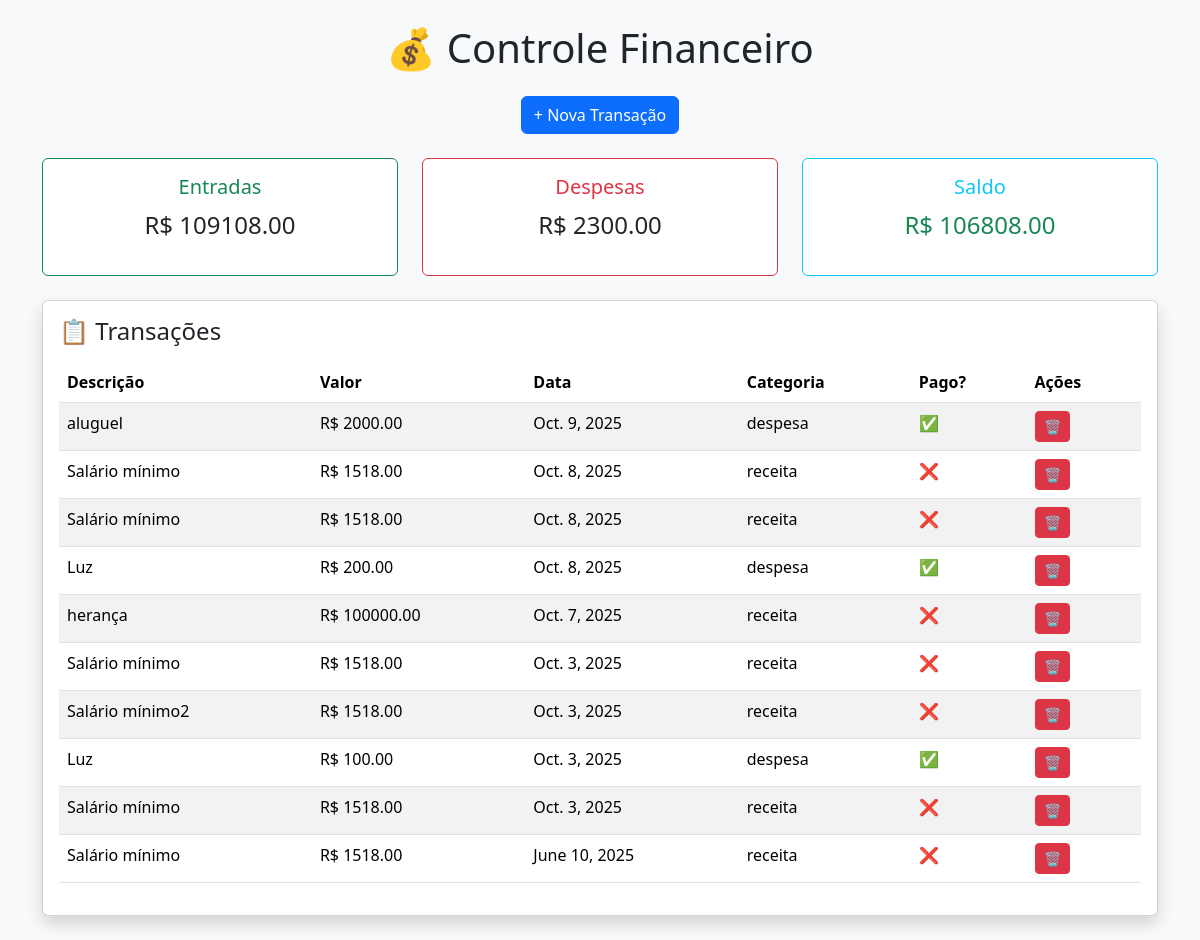
Before: / with the older database file.
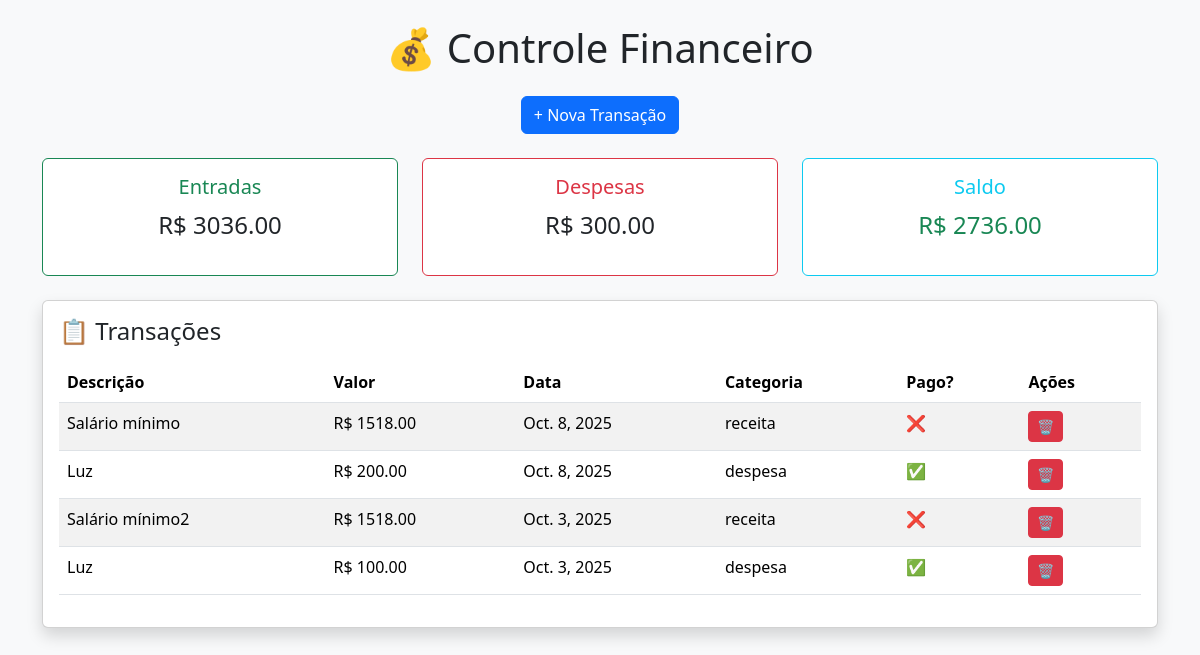
After: the same page with the newer database file.
### finance/models.py (models this page shows, shortened)
class Transacao(models.Model): #models.Model herda da classe Model do Django
    CATEGORIAS = [
        ('receita', 'Receita'),
        ('despesa', 'Despesa'),
    ]
    descricao = models.CharField(max_length=100) #CharField é um campo de texto com tamanho máximo definido
    valor = models.DecimalField(max_digits=10, decimal_places=2)
    data = models.DateField()
    categoria = models.CharField(max_length=20, choices=CATEGORIAS)
    pago = models.BooleanField(default=False) #BooleanField é um campo que armazena valores True ou False

### core/views.py (the view)
# urls.py: 2. Add a URL to urlpatterns:  path('', views.home, name='home')
def home(request):
    transacao = Transacao.objects.all().order_by('-data') #ordena da data mais recente para a mais antiga
    total_entradas = sum(
        t.valor for t in transacao
        if t.categoria.lower() == 'receita'
        )
    total_despesas = sum(
        t.valor for t in transacao
        if t.categoria.lower() == 'despesa'
        )
    saldo = total_entradas - total_despesas
    return render(request, "finance/home.html", {
        "transacao": transacao,
        "total_entradas": total_entradas,
        "total_despesas": total_despesas,
        "saldo": saldo
        }) #ajustar para exibir transações, entradas, despesas e saldo

### finance/templates/finance/home.html (shortened to what this page needs)
{% load static %}
<!DOCTYPE html>
<html lang="pt-BR">
<head>
  <link href="https://cdn.jsdelivr.net/npm/bootstrap@5.3.3/dist/css/bootstrap.min.css" rel="stylesheet">
</head>
<body class="bg-light p-4">
  <div class="container">
    <div class="text-center mb-4">
      <h1>💰 Controle Financeiro</h1>
      <a href="{% url 'nova_transacao' %}" class="btn btn-primary mt-3">+ Nova Transação</a>
    </div>
    <div class="row text-center mb-4">
      <div class="col-md-4">
        <div class="card border-success">
          <div class="card-body">
            <h5 class="card-title text-success">Entradas</h5>
            <p class="fs-4">R$ {{ total_entradas|floatformat:2 }}</p>
          </div>
        </div>
      </div>
      <div class="col-md-4">
        <div class="card border-danger">
          <div class="card-body">
            <h5 class="card-title text-danger">Despesas</h5>
            <p class="fs-4">R$ {{ total_despesas|floatformat:2 }}</p>
          </div>
        </div>
      </div>
      <div class="col-md-4">
        <div class="card border-info">
          <div class="card-body">
            <h5 class="card-title text-info">Saldo</h5>
            <p class="fs-4 {% if saldo < 0 %}text-danger{% else %}text-success{% endif %}">
              R$ {{ saldo|floatformat:2 }}
            </p>
          </div>
        </div>
      </div>
    </div>
    <div class="card shadow">
      <div class="card-body">
        <h4 class="mb-3">📋 Transações</h4>
        <table class="table table-striped">
          <thead>
            <tr>
              <th>Descrição</th>
              <th>Valor</th>
              <th>Data</th>
              <th>Categoria</th>
              <th>Pago?</th>
              <th>Ações</th>
            </tr>
          </thead>
          <tbody>
            {% for t in transacao %}
              <tr>
                <td>{{ t.descricao }}</td>
                <td>R$ {{ t.valor|floatformat:2 }}</td>
                <td>{{ t.data }}</td>
                <td>{{ t.categoria }}</td>
                <td>{% if t.pago %}✅{% else %}❌{% endif %}</td>
                <td>
                  <a href="{% url 'excluir_transacao' t.id %}" class="btn btn-sm btn-danger" data-bs-toggle="tooltip" title="Excluir Transação"
                  onclick="return confirm('Tem certeza que deseja excluir esta transação?');">🗑️
                </a>
                </td>
              </tr>
            {% empty %}
              <tr>
                <td colspan="6" class="text-center text-muted">Nenhuma transação cadastrada ainda.</td>
              </tr>
            {% endfor %}
          </tbody>
        </table>
      </div>
    </div>
  </div>
</body>
</html>

Changed rows visible on the page:
removed Transacao: descricao "aluguel", valor "2000.00", data "Oct. 9, 2025", categoria "despesa"
removed Transacao: descricao "Salário mínimo", valor "1518.00", data "Oct. 8, 2025", categoria "receita"
removed Transacao: descricao "herança", valor "100000.00", data "Oct. 7, 2025", categoria "receita"
removed Transacao: descricao "Salário mínimo", valor "1518.00", data "Oct. 3, 2025", categoria "receita"
removed Transacao: descricao "Salário mínimo", valor "1518.00", data "Oct. 3, 2025", categoria "receita"
removed Transacao: descricao "Salário mínimo", valor "1518.00", data "June 10, 2025", categoria "receita"
Other visible differences:
{{ total_entradas|floatformat:2 }}: "109108.00" → "3036.00"
{{ total_despesas|floatformat:2 }}: "2300.00" → "300.00"
{{ saldo|floatformat:2 }}: "106808.00" → "2736.00"
